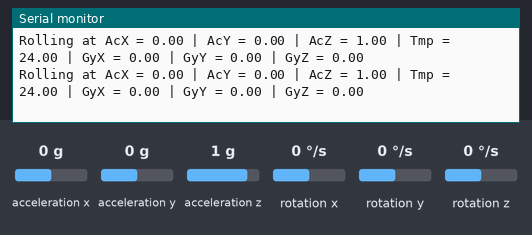
Recording of a sketch running on a simulated Arduino Uno, built with avr-gcc and run on an emulated ATmega328P. Parts: the last lines printed to the serial monitor. Wiring (inferred from the names in the program): MPU-6050 motion sensor at I2C address 0x68. Inputs (shaded band) come from the test bench; at power-on: acceleration x 0 g, rotation x 0 °/s, acceleration y 0 g, rotation y 0 °/s, acceleration z 1 g, rotation z 0 °/s.

Above: at 5.9 s.
6.0 s: acceleration x set to -1.4 g
At 6.55 s:
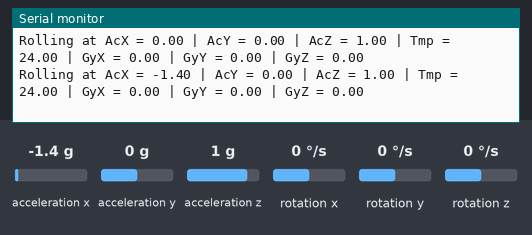
7.5 s: rotation x set to -2 °/s
At 7.67 s:
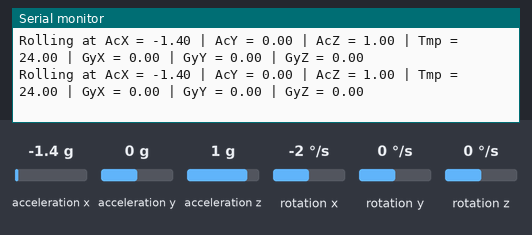
10.5 s: acceleration y set to 0 g
At 10.65 s:
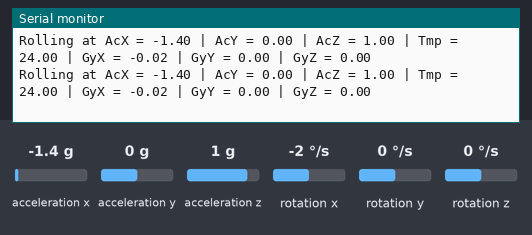
13.5 s: rotation y set to -2 °/s
At 14.02 s:
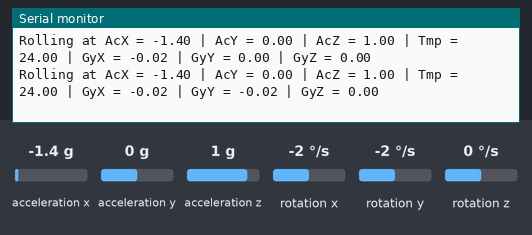

Measured:
- after the input at 6.0 s, the serial monitor: prints a new line after 0.31 s (image 1)
- after the input at 13.5 s, the serial monitor: prints a new line after 0.27 s (image 4)

The sketch:

MPU_6050_Accelerometer_reader_YAW_PITCH_ROLL_MKI.ino
```cpp
// MPU-6050 Short Example Sketch
// By Arduino User JohnChi
// August 17, 2014
// Public Domain
#include<Wire.h>
const int MPU=0x68;  // I2C address of the MPU-6050
float AcX,AcY,AcZ,Tmp,GyX,GyY,GyZ;
float roll(0), pitch(0), yaw(0);

float findRoll(float xGrav,float yGrav,float zGrav);

void setup(){
  Wire.begin();
  Wire.beginTransmission(MPU);
  Wire.write(0x6B);  // PWR_MGMT_1 register
  Wire.write(0);     // set to zero (wakes up the MPU-6050)
  Wire.endTransmission(true);
  Serial.begin(9600);
}
void loop(){
  Wire.beginTransmission(MPU);
  Wire.write(0x3B);  // starting with register 0x3B (ACCEL_XOUT_H)
  Wire.endTransmission(false);
  Wire.requestFrom(MPU,14,true);  // request a total of 14 registers
  AcX=Wire.read()<<8|Wire.read();  // 0x3B (ACCEL_XOUT_H) & 0x3C (ACCEL_XOUT_L)
  AcY=Wire.read()<<8|Wire.read();  // 0x3D (ACCEL_YOUT_H) & 0x3E (ACCEL_YOUT_L)
  AcZ=Wire.read()<<8|Wire.read();  // 0x3F (ACCEL_ZOUT_H) & 0x40 (ACCEL_ZOUT_L)
  Tmp=Wire.read()<<8|Wire.read();  // 0x41 (TEMP_OUT_H) & 0x42 (TEMP_OUT_L)
  GyX=Wire.read()<<8|Wire.read();  // 0x43 (GYRO_XOUT_H) & 0x44 (GYRO_XOUT_L)
  GyY=Wire.read()<<8|Wire.read();  // 0x45 (GYRO_YOUT_H) & 0x46 (GYRO_YOUT_L)
  GyZ=Wire.read()<<8|Wire.read();  // 0x47 (GYRO_ZOUT_H) & 0x48 (GYRO_ZOUT_L)

  AcX /= 16384.0;
  AcY /= 16384.0;
  AcZ /= 16384.0;
  GyX /= 16384.0;
  GyY /= 16384.0;
  GyZ /= 16384.0;

  Serial.print("AcX = ");
  Serial.print(AcX);
  Serial.print(" | AcY = ");
  Serial.print(AcY);
  Serial.print(" | AcZ = ");
  Serial.print(AcZ);
  Serial.print(" | Tmp = ");
  Serial.print(Tmp/340.00+36.53);  //equation for temperature in degrees C from datasheet
  Serial.print(" | GyX = ");
  Serial.print(GyX);
  Serial.print(" | GyY = ");
  Serial.print(GyY);
  Serial.print(" | GyZ = ");
  Serial.println(GyZ);
  delay(333);
  findRoll(AcX, AcY, AcZ);
}

float findRoll(float xGrav, float yGrav, float zGrav)//finds the roll of the accelerometer. So far, this is only good if "forward" is parallel to the surface of the earth
{
  Serial.print("Rolling at ");

  if (yGrav > 0 && zGrav > 0)
  {
    Serial.print(yGrav*90);
    Serial.println(" degrees");
  }
  else if (yGrav > 0 && zGrav < 0)
  {
    Serial.print(180-(yGrav*90));
    Serial.println(" degrees");
  }
  else if (yGrav < 0 && zGrav > 0)
  {
    Serial.print(yGrav*90);
    Serial.println(" degrees");
  }
  else if (yGrav < 0 && zGrav < 0)
  {
    Serial.print(-180-(yGrav*90));
    Serial.println( "degrees");
  }

}
```
